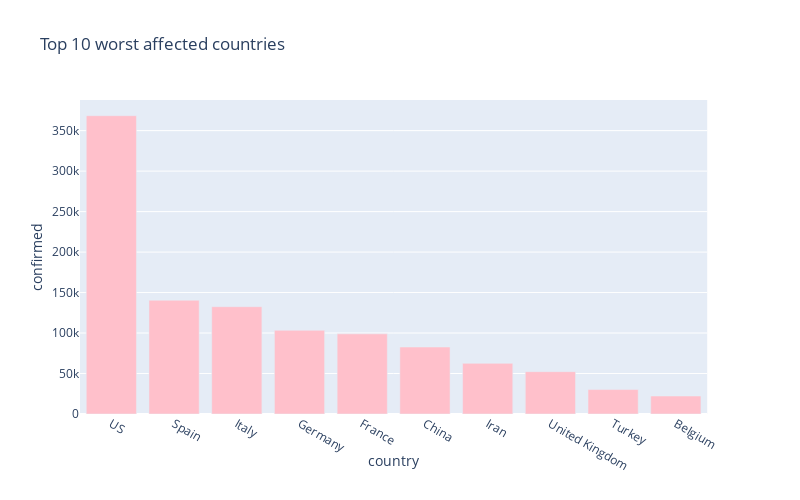

Notebook code cell kept with this figure:
### Code cell
px.bar(
    sorted_country_df.head(10),
    x = "country",
    y = "confirmed",
    title= "Top 10 worst affected countries", # the axis names
    color_discrete_sequence=["pink"], 
    height=500,
    width=800
)

### Figure 1 — Plotly figure (JSON) as saved in the notebook; plotly's stock layout.template omitted (floating-point values rounded to 4 significant figures)
{"data": [{"alignmentgroup": "True", "hoverlabel": {"namelength": 0}, "hovertemplate": "country=%{x}<br>confirmed=%{y}", "legendgroup": "", "marker": {"color": "pink"}, "name": "", "offsetgroup": "", "orientation": "v", "showlegend": false, "textposition": "auto", "type": "bar", "x": ["US", "Spain", "Italy", "Germany", "France", "China", "Iran", "United Kingdom", "Turkey", "Belgium"], "xaxis": "x", "y": [368449, 140510, 132547, 103375, 98984, 82718, 62589, 52301, 30217, 22194], "yaxis": "y"}], "layout": {"barmode": "relative", "height": 500, "legend": {"tracegroupgap": 0}, "title": {"text": "Top 10 worst affected countries"}, "width": 800, "xaxis": {"anchor": "y", "domain": [0, 0.98], "title": {"text": "country"}}, "yaxis": {"anchor": "x", "domain": [0, 1], "title": {"text": "confirmed"}}}}
